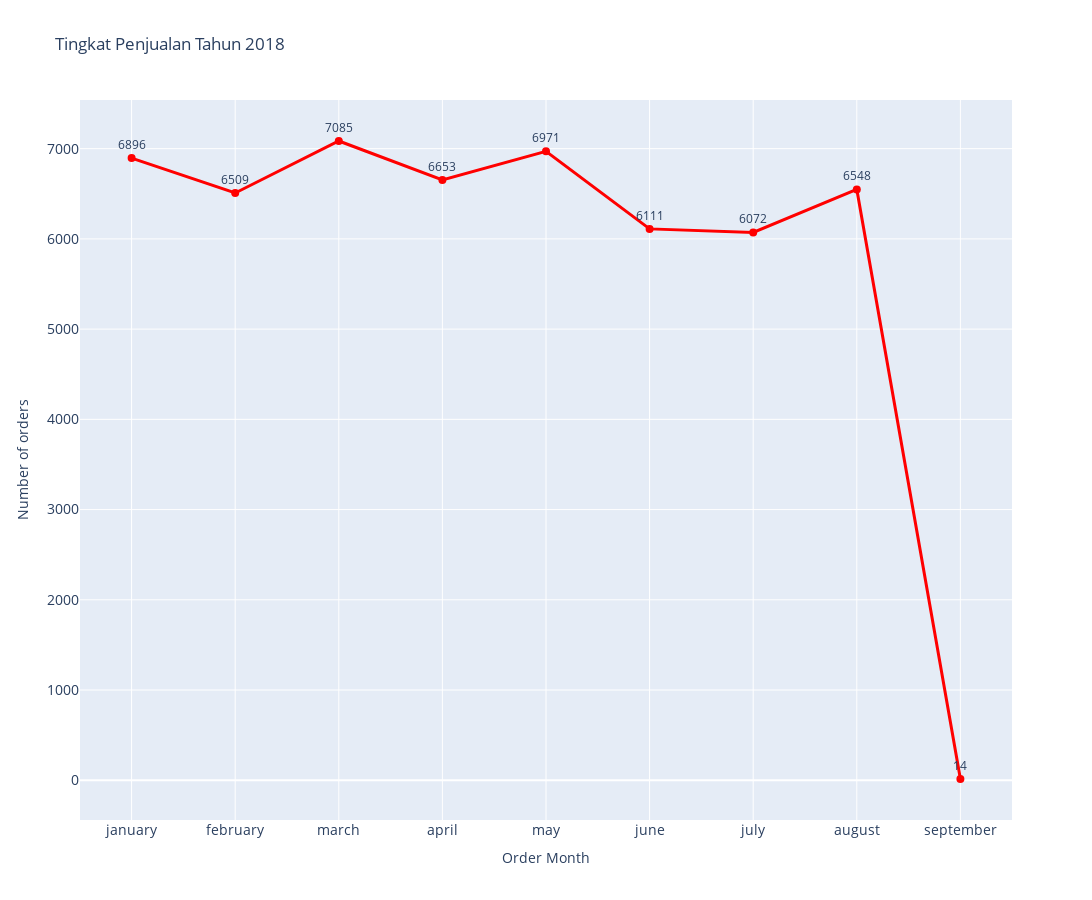

The cell this chart's notebook holds for it:
### Markdown cell above
Tingkat penjualan pada tahun 2017 menunjukan tren pertumbuhan yang baik hingga akhir tahun. Bulan november merupakan bulan yang memiliki jumlah transaksi tertinggi yaitu sebesar 7146 transaksi dengan total penjualan selama 1 tahun sebesar 43352 dan total pemasukan dari keseluruhan transaksi sebesar 8 juta USD atau sekitar 121 milyar rupiah.

### Code cell
df_tingkat_penjualan_2018 = all_df[all_df.order_year == 2018]

tingkat_penjualan_2018 = df_tingkat_penjualan_2018.groupby(by='order_month').agg({
    "order_id": "nunique",
    "order_month_name" : pd.Series.mode,
    "payment_value" : "sum"
}).sort_values(by="order_month").reset_index()

fig = go.Figure()

fig.add_trace(go.Scatter(
    x=tingkat_penjualan_2018["order_month_name"],
    y=tingkat_penjualan_2018["order_id"],
    mode='lines+markers',
    marker=dict(
        color='red',
        size=8,
    ),
    line=dict(
        width=3,
    ),
))

for x, y in zip(tingkat_penjualan_2018["order_month_name"], tingkat_penjualan_2018["order_id"]):
    fig.add_annotation(
        x=x,
        y=y+150,
        text=str(y),
        font=dict(
            size=12,
        ),
        showarrow=False,
        textangle=0,
    )

fig.update_layout(
    title="Tingkat Penjualan Tahun 2018",
    xaxis=dict(
        title="Order Month",
        titlefont=dict(
            size=14,
        ),
        tickfont=dict(
            size=14,
        ),
    ),
    yaxis=dict(
        title="Number of orders",
        titlefont=dict(
            size=14,
        ),
        tickfont=dict(
            size=14,
        ),
    ),
    width=1200,
    height=900,
)

fig.show()

### Figure 1 — Plotly figure (JSON) as saved in the notebook; plotly's stock layout.template omitted (floating-point values rounded to 4 significant figures)
{"data": [{"line": {"width": 3}, "marker": {"color": "red", "size": 8}, "mode": "lines+markers", "type": "scatter", "x": ["january", "february", "march", "april", "may", "june", "july", "august", "september"], "y": [6896, 6509, 7085, 6653, 6971, 6111, 6072, 6548, 14]}], "layout": {"annotations": [{"font": {"size": 12}, "showarrow": false, "text": "6896", "textangle": 0, "x": "january", "y": 7046}, {"font": {"size": 12}, "showarrow": false, "text": "6509", "textangle": 0, "x": "february", "y": 6659}, {"font": {"size": 12}, "showarrow": false, "text": "7085", "textangle": 0, "x": "march", "y": 7235}, {"font": {"size": 12}, "showarrow": false, "text": "6653", "textangle": 0, "x": "april", "y": 6803}, {"font": {"size": 12}, "showarrow": false, "text": "6971", "textangle": 0, "x": "may", "y": 7121}, {"font": {"size": 12}, "showarrow": false, "text": "6111", "textangle": 0, "x": "june", "y": 6261}, {"font": {"size": 12}, "showarrow": false, "text": "6072", "textangle": 0, "x": "july", "y": 6222}, {"font": {"size": 12}, "showarrow": false, "text": "6548", "textangle": 0, "x": "august", "y": 6698}, {"font": {"size": 12}, "showarrow": false, "text": "14", "textangle": 0, "x": "september", "y": 164}], "height": 900, "title": {"text": "Tingkat Penjualan Tahun 2018"}, "width": 1200, "xaxis": {"tickfont": {"size": 14}, "title": {"font": {"size": 14}, "text": "Order Month"}}, "yaxis": {"tickfont": {"size": 14}, "title": {"font": {"size": 14}, "text": "Number of orders"}}}}
